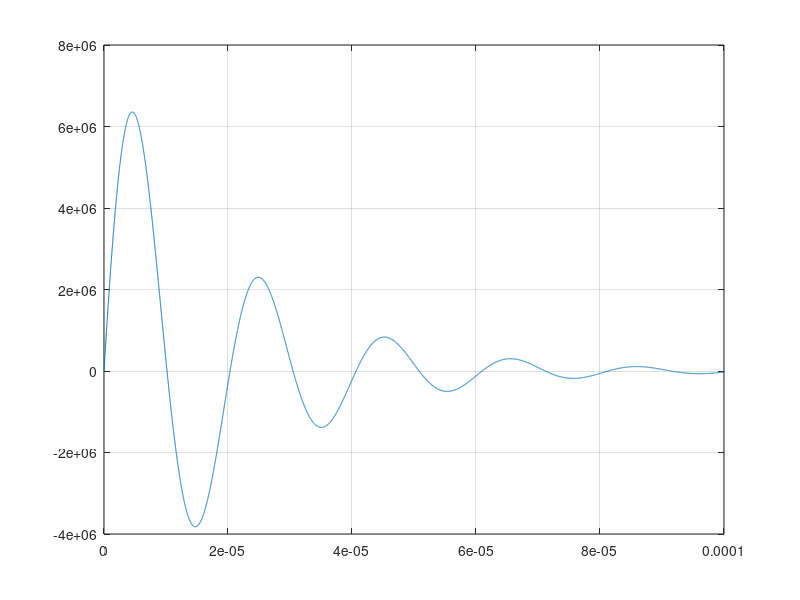

Write the MATLAB code that produced this figure.
t = 0 : 0.01e-6 : 100e-6;
C = 1700e-6;
R = 6e-4;
L = 6e-9;
U0 = 15e3;

d = R/(2*L);
w = sqrt(1/(L*C)-(R/(2*L))^2);
b = atan(abs(w)/d);

i = (U0/(w*L))*exp(-d*t) .*sin(w*t);

plot(t,i);
grid on;

[imax, index] = max(i);
imax
tmax = 0.01e-6 * (index-1)
